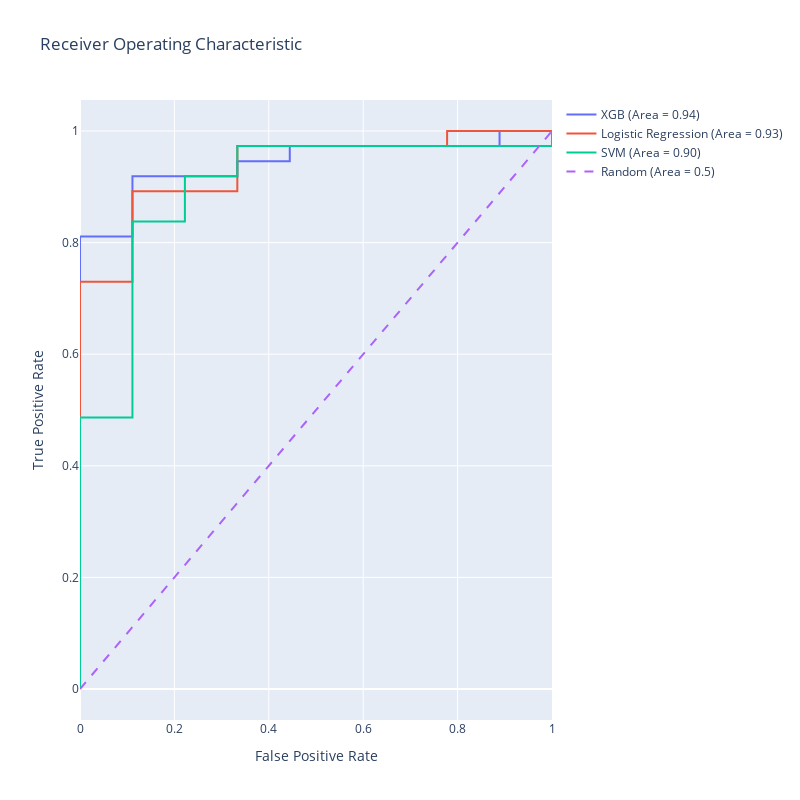

Notebook cell for this chart:
### Code cell
data = [trace_xgb ,trace_lr, trace_svm, trace_random]

# Define layout with square aspect ratio
layout = go.Layout(
    title='Receiver Operating Characteristic',
    xaxis=dict(title='False Positive Rate'),
    yaxis=dict(title='True Positive Rate'),
    autosize=False,
    width=800,
    height=800,
    showlegend=True
)

# Define figure and add data
fig = go.Figure(data=data, layout=layout)

# Show figure
fig.show()

### Figure 1 — Plotly figure (JSON) as saved in the notebook; plotly's stock layout.template omitted (floating-point values rounded to 4 significant figures)
{"data": [{"mode": "lines", "name": "XGB (Area = 0.94)", "type": "scatter", "x": [0, 0, 0, 0, 0, 0.1111, 0.1111, 0.3333, 0.3333, 0.4444, 0.4444, 0.6667, 0.8889, 0.8889, 1], "y": [0, 0.02703, 0.5676, 0.6486, 0.8108, 0.8108, 0.9189, 0.9189, 0.9459, 0.9459, 0.973, 0.973, 0.973, 1, 1]}, {"mode": "lines", "name": "Logistic Regression (Area = 0.93)", "type": "scatter", "x": [0, 0, 0, 0.1111, 0.1111, 0.3333, 0.3333, 0.7778, 0.7778, 1], "y": [0, 0.02703, 0.7297, 0.7297, 0.8919, 0.8919, 0.973, 0.973, 1, 1]}, {"mode": "lines", "name": "SVM (Area = 0.90)", "type": "scatter", "x": [0, 0, 0, 0.1111, 0.1111, 0.2222, 0.2222, 0.3333, 0.3333, 1, 1], "y": [0, 0.02703, 0.4865, 0.4865, 0.8378, 0.8378, 0.9189, 0.9189, 0.973, 0.973, 1]}, {"line": {"dash": "dash"}, "mode": "lines", "name": "Random (Area = 0.5)", "type": "scatter", "x": [0, 1], "y": [0, 1]}], "layout": {"autosize": false, "height": 800, "showlegend": true, "title": {"text": "Receiver Operating Characteristic"}, "width": 800, "xaxis": {"title": {"text": "False Positive Rate"}}, "yaxis": {"title": {"text": "True Positive Rate"}}}}
